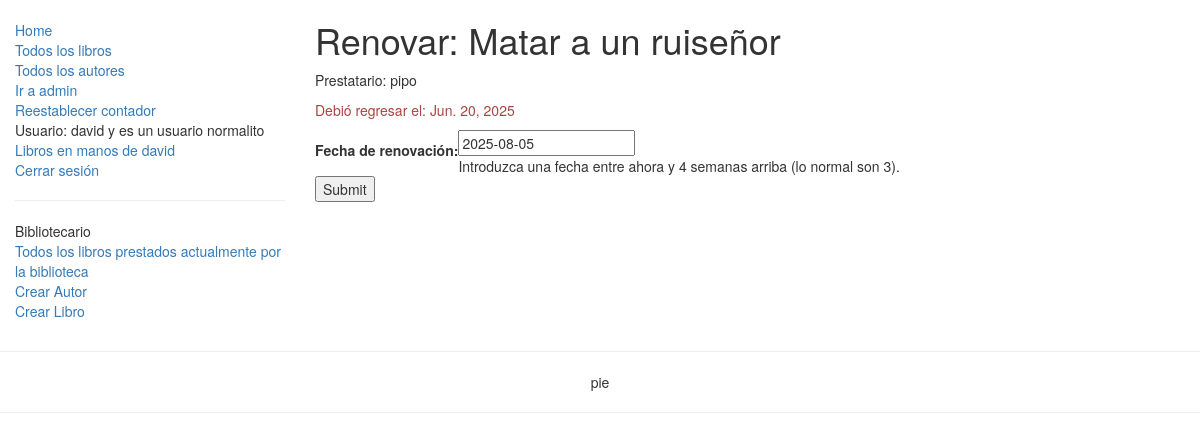
Before: /catalogo/libro/ed43aff7-96b0-4902-a712-a2037c4ecd0e/renovacion/ (signed in) with the older database file.
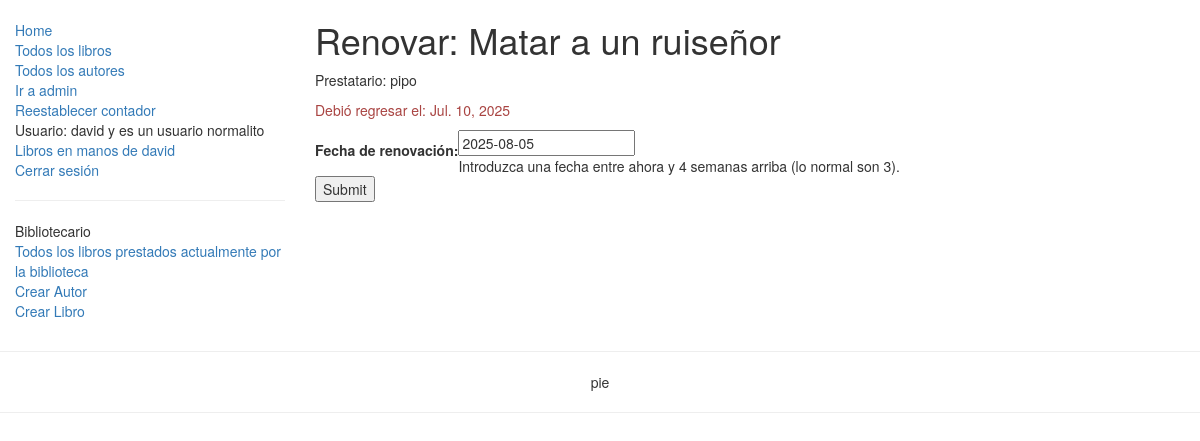
After: the same page with the newer database file.
### catalogo/models.py (models this page shows, shortened)
class LibroInstancia(models.Model):
    id = models.UUIDField(primary_key=True, default=uuid.uuid4, help_text="ID único para este libro particular en toda la biblioteca")
    libro = models.ForeignKey('Libro', on_delete=models.SET_NULL, null=True)
    imprenta = models.CharField(max_length=200)
    debidoderegresar = models.DateField(null=True, blank=True)
    prestatario = models.ForeignKey(User, on_delete=models.SET_NULL, null=True, blank=True)
    PRESTAMO_STATUS = (
        ('m', 'Mantenimieno'),
        ('p', 'En prestamo'),
        ('d', 'Disponible'),
        ('r', 'Reservado'),
    )
    estatus = models.CharField(max_length=1, choices=PRESTAMO_STATUS, blank=True, default='m', help_text='Disponibilidad del libro')
    class Meta:
        ordering = ["debidoderegresar"] #ordering es un apuntador-identificador de palabra reservada de django para esta clase, no puedo usar el nombre "ordenar".
        permissions = (("puedeMarcarRetornado", "Colocar libro como retornado"),)
    @property
    def estaVencido(self):
        if self.debidoderegresar and date.today() > self.debidoderegresar:
            return True
        return False

class Libro(models.Model):
    titulo = models.CharField(max_length=200)
    autor = models.ForeignKey('Autor', on_delete=models.SET_NULL, null=True)
    descripcion = models.TextField(max_length=1000, help_text="Ingrese una breve descripción del libro")
    isbn = models.CharField('ISBN',max_length=13, help_text='13 Caracteres <a href="https://www.isbn-international.org/content/what-isbn">ISBN number</a>')
    genero = models.ManyToManyField(Genero, help_text="Seleccione un genero para este libro")
    lenguaje = models.ForeignKey('Lenguaje', on_delete=models.SET_NULL, null=True)
    class Meta:
        ordering = ['titulo', 'autor']
    def mostrar_genero(self):
        return ', '.join([ genero.nombre for genero in self.genero.all()[:3] ])
    mostrar_genero.short_description = 'Genero'

### catalogo/views.py (the view)
# urls.py: path('libro/<uuid:claveprimaria>/renovacion/', views.renovacionLibroPorLibrero, name='renovDeLibroPorLibrero'),
@permission_required('catalogo.puedeMarcarRetornado')
def renovacionLibroPorLibrero(solicitud, claveprimaria):
    libroInstancia=get_object_or_404(LibroInstancia, pk = claveprimaria)
    if solicitud.method == 'POST':
        formulario = ModeloFormRenovDeLibros(solicitud.POST)
        if formulario.is_valid():
            libroInstancia.debidoderegresar= formulario.cleaned_data['debidoderegresar']
            libroInstancia.save()
            return HttpResponseRedirect(reverse('librosAlquiladosActualmente') )
    else:
        fechaDeRenovacionPropuesta = datetime.date.today() + datetime.timedelta(weeks=3)
        formulario = ModeloFormRenovDeLibros(initial={'debidoderegresar': fechaDeRenovacionPropuesta}) #Ojo: los nombres de variables de contexto deben coincidir con sus respectivos nombres de campo en la clase formulario creada, o no se visualizarán en la plantilla.
    return render(solicitud, 'catalogo/formularioRenovacion.html', {'formulario': formulario, 'instanciaDeLibro':libroInstancia})

### catalogo/forms.py (shortened to what this page needs)
class ModeloFormRenovDeLibros(ModelForm):
    class Meta:
        model = LibroInstancia
        fields = ['debidoderegresar',]
        labels = { 'debidoderegresar': _('Fecha de renovación'), }
        help_texts = { 'debidoderegresar': _('Introduzca una fecha entre ahora y 4 semanas arriba (lo normal son 3).'), }

### catalogo/templates/catalogo/formularioRenovacion.html (shortened to what this page needs)
{% extends "base1.html" %}
{% block content %}
    <h1>Renovar: {{instanciaDeLibro.libro.titulo}}</h1>
    <p>Prestatario: {{instanciaDeLibro.prestatario}}</p>
    <p{% if instanciaDeLibro.estaVencido %} class="text-danger"{% endif %}>Debió regresar el: {{instanciaDeLibro.debidoderegresar}}</p>
    <form action="" method="post">
        <table>
        {{ formulario }}
        </table>
        <input type="submit" value="Submit" />
    </form>
{% endblock %}

Changed rows visible on the page:
changed LibroInstancia "Matar a un ruiseñor": debidoderegresar "Jun. 20, 2025" → "Jul. 10, 2025"
